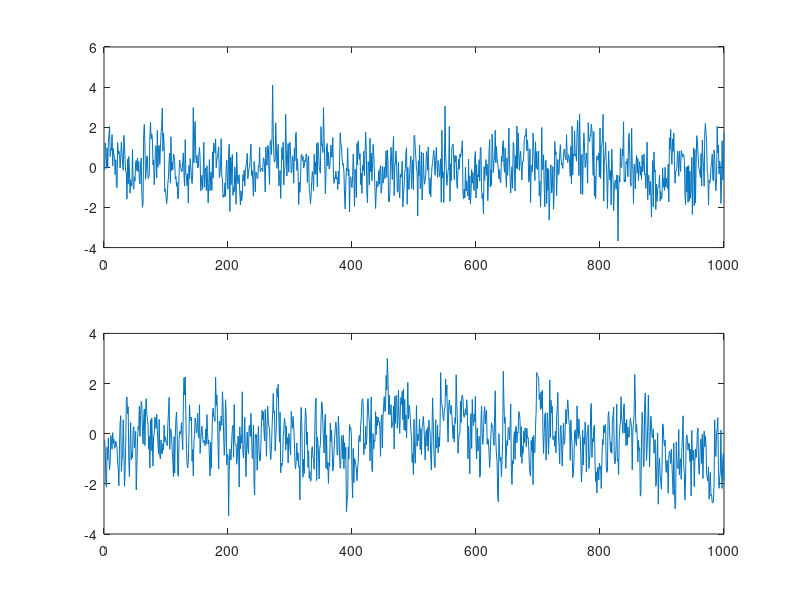
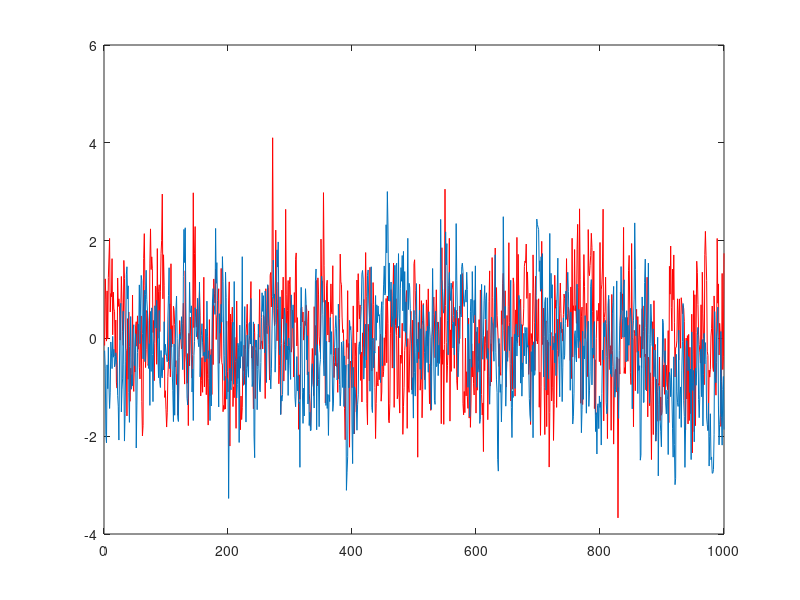

MATLAB code for these plots, in order: (Note: this script raises an error after producing the figures.)
clear all
close all
clc

load FGN.mat;
figure(1)
subplot(211)
plot(fgn070_S)
subplot(212)
plot(fgn080_L(1:1000))

figure(2)
plot(fgn070_S,'r')
hold on
plot(fgn080_L(1:1000))

% hurst_estimate(fgn070_S, 'absval', 1, 1);
h=hurst_estimate(fgn070_S,'peng',1)
